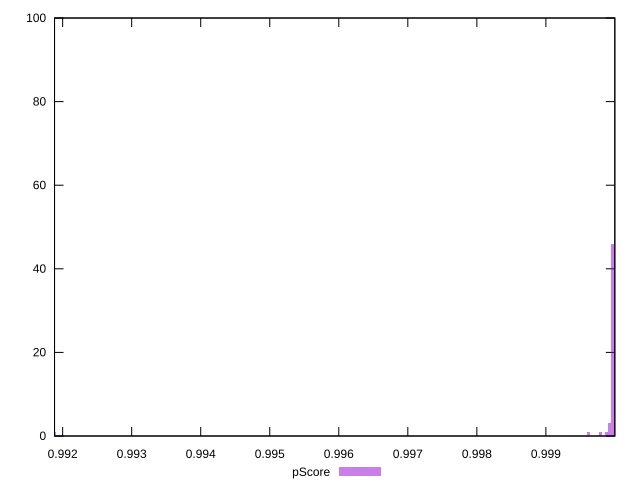

Write gnuplot code to recreate this figure.
reset

$pScore <<EOF
0.9999685576547407 46
1.0000115929688074 47
0.999925522340674 3
0.9997964163984737 1
0.9996242751422068 1
0.9998824870266072 1
0.9918779186101938 1
EOF

set key outside below
set boxwidth 0.00004303531406673871
set xrange [0.991882437867356:0.9999986573772742]
set yrange [0:100]
set trange [0:100]
set style fill transparent solid 0.5 noborder
set terminal svg size 640, 490 enhanced background rgb 'white'
set output "reports/report_00033_2021-03-01T14-23-16.841Z/estimated-input-latency/samples/astro-cached/pScore/histogram.svg"

plot $pScore title "pScore" with boxes

reset
